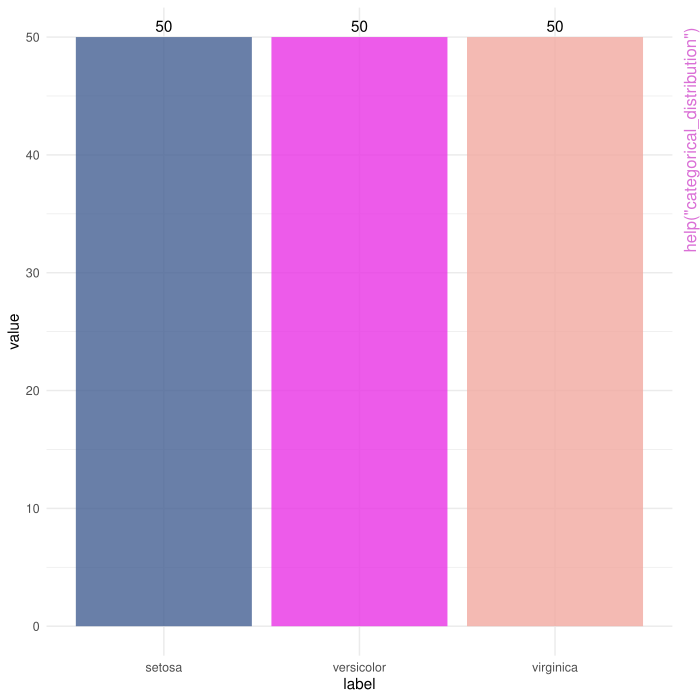

The script that drew this image:
pkgname <- "regressoR"
source(file.path(R.home("share"), "R", "examples-header.R"))
options(warn = 1)
library('regressoR')

base::assign(".oldSearch", base::search(), pos = 'CheckExEnv')
base::assign(".old_wd", base::getwd(), pos = 'CheckExEnv')
cleanEx()
nameEx("as_string_c")
### * as_string_c

flush(stderr()); flush(stdout())

### Name: as_string_c
### Title: as_string_c
### Aliases: as_string_c

### ** Examples

as_string_c(c("A", "B", "C"))
as_string_c(c(5, 6, 7))
as_string_c(c(5, 6, 7), quote = FALSE)
as_string_c(iris$Species)




cleanEx()
nameEx("boosting_importance_plot")
### * boosting_importance_plot

flush(stderr()); flush(stdout())

### Name: boosting_importance_plot
### Title: boosting_importance_plot
### Aliases: boosting_importance_plot

### ** Examples

## Not run: 
##D library(gbm)
##D library(ggplot2)
##D library(forcats)
##D library(dplyr)
##D 
##D x <- boosting_model('iris', 'Petal.Length', "model_boosting")
##D exe(x)
##D 
##D x <- boosting_importance_plot('model_boosting', 'iris')
##D exe(x)
## End(Not run)



cleanEx()
nameEx("boosting_model")
### * boosting_model

flush(stderr()); flush(stdout())

### Name: boosting_model
### Title: boosting_model
### Aliases: boosting_model

### ** Examples

library(gbm)
library(dplyr)

x <- boosting_model('iris', 'Petal.Length')
exe(x)
print(modelo.boosting)




cleanEx()
nameEx("boosting_prediction")
### * boosting_prediction

flush(stderr()); flush(stdout())

### Name: boosting_prediction
### Title: boosting_prediction
### Aliases: boosting_prediction

### ** Examples

library(gbm)
library(dplyr)
x <- boosting_model('iris', 'Petal.Length', "model_boosting")
exe(x)
print(model_boosting)

x <- boosting_prediction('iris', 'Petal.Length', 'model_boosting', 'my_prediction')
exe(x)
print(my_prediction)




cleanEx()
nameEx("calibrate_boosting")
### * calibrate_boosting

flush(stderr()); flush(stdout())

### Name: calibrate_boosting
### Title: calibrate_boosting
### Aliases: calibrate_boosting

### ** Examples

calibrate_boosting(iris)




cleanEx()
nameEx("categorical_distribution")
### * categorical_distribution

flush(stderr()); flush(stdout())

### Name: categorical_distribution
### Title: categorical_distribution
### Aliases: categorical_distribution

### ** Examples

categorical_distribution(iris$Species)




cleanEx()
nameEx("categorical_summary")
### * categorical_summary

flush(stderr()); flush(stdout())

### Name: categorical_summary
### Title: categorical_summary
### Aliases: categorical_summary

### ** Examples

if(interactive()) {
  library(shiny)
  library(DT)
  shinyApp(ui = fluidPage(fluidRow(uiOutput("resumen"))),
           server = function(input, output) {
                         output$resumen = renderUI(categorical_summary(iris, "Species"))
           })
}



cleanEx()
nameEx("clean_report")
### * clean_report

flush(stderr()); flush(stdout())

### Name: clean_report
### Title: clean_report
### Aliases: clean_report

### ** Examples

new_report(iris, 'iris')
get_report()
clean_report()
get_report()




cleanEx()
nameEx("code_NA")
### * code_NA

flush(stderr()); flush(stdout())

### Name: code_NA
### Title: code_NA
### Aliases: code_NA

### ** Examples

iris2 <- iris
x <- code_NA(TRUE, 'iris2')
exe(x)
x <- code_NA(FALSE, 'iris2')
exe(x)




cleanEx()
nameEx("code_deactivate")
### * code_deactivate

flush(stderr()); flush(stdout())

### Name: code_deactivate
### Title: code_deactivate
### Aliases: code_deactivate

### ** Examples

iris2 <- iris
x <- code_deactivate('Species', 'iris2')
exe(x)
head(iris2)




cleanEx()
nameEx("code_load")
### * code_load

flush(stderr()); flush(stdout())

### Name: code_load
### Title: code_load
### Aliases: code_load

### ** Examples

code_load(TRUE, "MY/PATH/FILE.csv")




cleanEx()
nameEx("code_summary")
### * code_summary

flush(stderr()); flush(stdout())

### Name: code_summary
### Title: code_summary
### Aliases: code_summary

### ** Examples

x <- code_summary('iris')
exe(x)




cleanEx()
nameEx("code_transf")
### * code_transf

flush(stderr()); flush(stdout())

### Name: code_transf
### Title: code_transf
### Aliases: code_transf

### ** Examples

iris2 <- iris
x <-code_transf('Species', 'disyuntivo', 'iris', 'iris2')
exe(x)
head(iris2)




cleanEx()
nameEx("coef_lambda")
### * coef_lambda

flush(stderr()); flush(stdout())

### Name: coef_lambda
### Title: coef_lambda
### Aliases: coef_lambda

### ** Examples

library(glmnet)
x <- rlr_model('iris', 'Petal.Length')
exe(x)

x <- coef_lambda('iris','Petal.Length', 'modelo.rlr')
exe(x)




cleanEx()
nameEx("colnames_empty")
### * colnames_empty

flush(stderr()); flush(stdout())

### Name: colnames_empty
### Title: colnames_empty
### Aliases: colnames_empty

### ** Examples

colnames_empty(iris)
colnames_empty(NULL)




cleanEx()
nameEx("combine_names")
### * combine_names

flush(stderr()); flush(stdout())

### Name: combine_names
### Title: combine_names
### Aliases: combine_names

### ** Examples

x = c("A", "B", "C")
y = c("1", "2", "3")
combine_names(x, y)




cleanEx()
nameEx("comparative_table")
### * comparative_table

flush(stderr()); flush(stdout())

### Name: comparative_table
### Title: comparative_table
### Aliases: comparative_table

### ** Examples

models <- list('knnl-mode1' = list(0.11,0.22,0.33,0.44),
               'dtl-mode2'  = list(0.12,0.23,0.34,0.45),
               'rfl-mode1'  = list(0.51,0.42,0.13,0.24))
sel <- c("K Vecinos Más Cercanos-mode1", "Bosques Aleatorios-mode1")
comparative_table(sel, models)




cleanEx()
nameEx("cor_model")
### * cor_model

flush(stderr()); flush(stdout())

### Name: cor_model
### Title: cor_model
### Aliases: cor_model

### ** Examples

x <- cor_model('iris')
exe(x)
correlacion




cleanEx()
nameEx("correlations_plot")
### * correlations_plot

flush(stderr()); flush(stdout())

### Name: correlations_plot
### Title: correlations_plot
### Aliases: correlations_plot

### ** Examples

x <- cor_model('iris')
exe(x)
print(correlacion)

x <- correlations_plot()
exe(x)




cleanEx()
nameEx("def_code_cat")
### * def_code_cat

flush(stderr()); flush(stdout())

### Name: def_code_cat
### Title: def_code_cat
### Aliases: def_code_cat

### ** Examples

x <- def_code_cat('iris', 'Species')
exe(x)




cleanEx()
nameEx("def_code_num")
### * def_code_num

flush(stderr()); flush(stdout())

### Name: def_code_num
### Title: def_code_num
### Aliases: def_code_num

### ** Examples

x <- def_code_num('iris', 'Petal.Length')
exe(x)




cleanEx()
nameEx("default_calc_normal")
### * default_calc_normal

flush(stderr()); flush(stdout())

### Name: default_calc_normal
### Title: default_calc_normal
### Aliases: default_calc_normal

### ** Examples

x <- default_calc_normal('iris')
exe(x)




cleanEx()
nameEx("default_disp")
### * default_disp

flush(stderr()); flush(stdout())

### Name: default_disp
### Title: default_disp
### Aliases: default_disp

### ** Examples

library(scatterplot3d)

x <- default_disp('iris', c('Sepal.Length', 'Sepal.Width'))
exe(x)

x <- default_disp('iris', c('Sepal.Length', 'Sepal.Width', 'Petal.Length'))
exe(x)




cleanEx()
nameEx("disjunctive_data")
### * disjunctive_data

flush(stderr()); flush(stdout())

### Name: disjunctive_data
### Title: disjunctive_data
### Aliases: disjunctive_data

### ** Examples

disjunctive_data(iris, "Species")




cleanEx()
nameEx("disp_models")
### * disp_models

flush(stderr()); flush(stdout())

### Name: disp_models
### Title: disp_models
### Aliases: disp_models

### ** Examples

disp_models("prediction.knn", "KNN", "Species")




cleanEx()
nameEx("dt_model")
### * dt_model

flush(stderr()); flush(stdout())

### Name: dt_model
### Title: dt_model
### Aliases: dt_model

### ** Examples

library(rpart)

x <- dt_model('iris', 'Petal.Length')
exe(x)
print(modelo.dt)




cleanEx()
nameEx("dt_plot")
### * dt_plot

flush(stderr()); flush(stdout())

### Name: dt_plot
### Title: dt_plot
### Aliases: dt_plot

### ** Examples

## Not run: 
##D library(rpart)
##D 
##D x <- dt_model('iris', 'Petal.Length', model.var = 'model_dt')
##D exe(x)
##D print(model_dt)
##D 
##D x <- dt_plot('model_dt')
##D exe(x)
## End(Not run)



cleanEx()
nameEx("dt_prediction")
### * dt_prediction

flush(stderr()); flush(stdout())

### Name: dt_prediction
### Title: dt_prediction
### Aliases: dt_prediction

### ** Examples

library(rpart)

x <- dt_model('iris', 'Petal.Length', model.var = 'model_dt')
exe(x)
print(model_dt)

x <- dt_prediction('iris', 'model_dt', 'my_prediction')
exe(x)
print(my_prediction)




cleanEx()
nameEx("error_plot")
### * error_plot

flush(stderr()); flush(stdout())

### Name: error_plot
### Title: error_plot
### Aliases: error_plot

### ** Examples

error_plot("My Warning")




cleanEx()
nameEx("error_variables")
### * error_variables

flush(stderr()); flush(stdout())

### Name: error_variables
### Title: error_variables
### Aliases: error_variables

### ** Examples

error_variables(TRUE)
error_variables(FALSE)




cleanEx()
nameEx("exe")
### * exe

flush(stderr()); flush(stdout())

### Name: exe
### Title: exe
### Aliases: exe

### ** Examples

exe("5+5")
exe("5","+","5")
exe("plot(iris$Species)")




cleanEx()
nameEx("extract_code")
### * extract_code

flush(stderr()); flush(stdout())

### Name: extract_code
### Title: extract_code
### Aliases: extract_code

### ** Examples

extract_code("cat")
extract_code("plot")

parse(text = extract_code("plot"))




cleanEx()
nameEx("fisher_calc")
### * fisher_calc

flush(stderr()); flush(stdout())

### Name: fisher_calc
### Title: fisher_calc
### Aliases: fisher_calc

### ** Examples

fisher_calc(iris$Petal.Length)




cleanEx()
nameEx("general_indices")
### * general_indices

flush(stderr()); flush(stdout())

### Name: general_indices
### Title: general_indices
### Aliases: general_indices

### ** Examples

real <- rnorm(45)
prediction <- rnorm(45)
model <- "KNN"
general_indices(real, prediction)




cleanEx()
nameEx("get_env_report")
### * get_env_report

flush(stderr()); flush(stdout())

### Name: get_env_report
### Title: get_env_report
### Aliases: get_env_report

### ** Examples

e <- get_env_report()
e$codigo.reporte




cleanEx()
nameEx("get_report")
### * get_report

flush(stderr()); flush(stdout())

### Name: get_report
### Title: get_report
### Aliases: get_report

### ** Examples

get_report()




cleanEx()
nameEx("gg_color_hue")
### * gg_color_hue

flush(stderr()); flush(stdout())

### Name: gg_color_hue
### Title: gg_color_hue
### Aliases: gg_color_hue

### ** Examples

col <- gg_color_hue(3)
plot(iris$Species, col = col)




cleanEx()
nameEx("importance_plot_rf")
### * importance_plot_rf

flush(stderr()); flush(stdout())

### Name: importance_plot_rf
### Title: importance_plot_rf
### Aliases: importance_plot_rf

### ** Examples

library(randomForest)
x <- rf_model('iris', 'Petal.Length')
exe(x)
importance_plot_rf(modelo.rf, translate('impVarA'), translate('impVarRSS'))




cleanEx()
nameEx("init_regressor")
### * init_regressor

flush(stderr()); flush(stdout())

### Name: init_regressor
### Title: This function will start regressoR
### Aliases: init_regressor
### Keywords: regressoR

### ** Examples

 if(interactive()){
   init_regressor()
 }



cleanEx()
nameEx("insert_report")
### * insert_report

flush(stderr()); flush(stdout())

### Name: insert_report
### Title: insert_report
### Aliases: insert_report

### ** Examples

new_report(iris, "iris")
insert_report("1_part", 'Title 1', 'head(iris)\n', 'summary(iris)')
get_report()
clean_report()




cleanEx()
nameEx("kkn_model")
### * kkn_model

flush(stderr()); flush(stdout())

### Name: kkn_model
### Title: kkn_model
### Aliases: kkn_model

### ** Examples

library(kknn)
x <- kkn_model('iris', 'Petal.Length')
exe(x)
print(modelo.knn)




cleanEx()
nameEx("kkn_prediction")
### * kkn_prediction

flush(stderr()); flush(stdout())

### Name: kkn_prediction
### Title: kkn_prediction
### Aliases: kkn_prediction

### ** Examples

library(kknn)
library(dplyr)

x <- kkn_model('iris', 'Petal.Length', model.var = 'model_knn')
exe(x)
print(model_knn)

x <- kkn_prediction('iris', 'Petal.Length', 'model_knn', 'my_prediction')
exe(x)
print(my_prediction)




cleanEx()
nameEx("models_mode")
### * models_mode

flush(stderr()); flush(stdout())

### Name: models_mode
### Title: models_mode
### Aliases: models_mode

### ** Examples

x <- list('knnl-mode1' = 1, 'knnl-mode2' = 2, 'knnl-mode2' = 5)
models_mode(x)




cleanEx()
nameEx("new_col")
### * new_col

flush(stderr()); flush(stdout())

### Name: new_col
### Title: new_col
### Aliases: new_col

### ** Examples

new_col(iris)
new_col(iris, "var1", c(1,2,3))




cleanEx()
nameEx("new_report")
### * new_report

flush(stderr()); flush(stdout())

### Name: new_report
### Title: new_report
### Aliases: new_report

### ** Examples

new_report(iris, "iris")
get_report()
clean_report()




cleanEx()
nameEx("new_section_report")
### * new_section_report

flush(stderr()); flush(stdout())

### Name: new_section_report
### Title: new_section_report
### Aliases: new_section_report

### ** Examples

new_report(iris, 'iris')
insert_report('1_part', 'Title 1', 'head(iris)\n', 'summary(iris)')
get_report()

remove_report_elem('1_part')
get_report()

new_section_report()
insert_report('1_part', 'Title 1', 'head(iris)\n', 'summary(iris)')
get_report()

new_section_report()
insert_report('1_part', 'Title 1', 'head(iris)\n', 'summary(iris)')
get_report()

remove_report_elem('1_part')
get_report()

clean_report()




cleanEx()
nameEx("nn_model")
### * nn_model

flush(stderr()); flush(stdout())

### Name: nn_model
### Title: nn_model
### Aliases: nn_model

### ** Examples

## Not run: 
##D library(neuralnet)
##D library(dummies)
##D 
##D x <- nn_model('iris', 'Petal.Length','modelo.nn', 'mean.nn', 'sd.nn', 0.05, 2000, 3, 30, 50, 80)
##D exe(x)
##D 
##D print(modelo.nn)
##D print(mean.nn)
##D print(sd.nn)
## End(Not run)



cleanEx()
nameEx("nn_plot")
### * nn_plot

flush(stderr()); flush(stdout())

### Name: nn_plot
### Title: nn_plot
### Aliases: nn_plot

### ** Examples

## Not run: 
##D library(neuralnet)
##D library(dummies)
##D library(dplyr)
##D 
##D x <- nn_model('iris', 'Petal.Length','modelo.nn', 'mean.nn', 'sd.nn', 0.05, 2000, 3, 10, 10, 10)
##D exe(x)
##D 
##D x <- nn_plot('modelo.nn')
##D exe(x)
## End(Not run)



cleanEx()
nameEx("nn_prediction")
### * nn_prediction

flush(stderr()); flush(stdout())

### Name: nn_prediction
### Title: nn_prediction
### Aliases: nn_prediction

### ** Examples

## Not run: 
##D library(neuralnet)
##D library(dummies)
##D library(dplyr)
##D 
##D x <- nn_model('iris', 'Petal.Length','modelo.nn', 'mean.nn', 'sd.nn', 0.05, 2000, 3, 30, 50, 30)
##D exe(x)
##D 
##D x <- nn_prediction('iris', 'Petal.Length')
##D exe(x)
##D print(prediccion.nn)
## End(Not run)



cleanEx()
nameEx("normal_default")
### * normal_default

flush(stderr()); flush(stdout())

### Name: normal_default
### Title: normal_default
### Aliases: normal_default

### ** Examples

x <- normal_default('iris', 'Sepal.Length')
exe(x)




cleanEx()
nameEx("numerical_distribution")
### * numerical_distribution

flush(stderr()); flush(stdout())

### Name: numerical_distribution
### Title: numerical_distribution
### Aliases: numerical_distribution

### ** Examples

numerical_distribution(iris[,'Sepal.Length'], 'Sepal.Length', 'red')




cleanEx()
nameEx("numerical_summary")
### * numerical_summary

flush(stderr()); flush(stdout())

### Name: numerical_summary
### Title: numerical_summary
### Aliases: numerical_summary

### ** Examples

if(interactive()) {
  library(shiny)
  library(DT)
  shinyApp(ui = fluidPage(fluidRow(uiOutput("resumen"))),
           server = function(input, output) {
                         output$resumen = renderUI(numerical_summary(iris, "Sepal.Width"))
           })
}



cleanEx()
nameEx("options_regressor")
### * options_regressor

flush(stderr()); flush(stdout())

### Name: options_regressor
### Title: options_regressor
### Aliases: options_regressor

### ** Examples

options_regressor("language")
options_regressor(language = "en")
options_regressor("language")




cleanEx()
nameEx("pairs_power")
### * pairs_power

flush(stderr()); flush(stdout())

### Name: pairs_power
### Title: pairs_power
### Aliases: pairs_power

### ** Examples

## Not run: 
##D library(psych)
##D x <- pairs_power('iris')
##D exe(x)
## End(Not run)




cleanEx()
nameEx("partition_code")
### * partition_code

flush(stderr()); flush(stdout())

### Name: partition_code
### Title: partition_code
### Aliases: partition_code

### ** Examples

x <- partition_code('iris', 75, 'Species', 555, TRUE)
exe(x)
head(datos.aprendizaje)
head(datos.prueba)




cleanEx()
nameEx("plot_RMSE")
### * plot_RMSE

flush(stderr()); flush(stdout())

### Name: plot_RMSE
### Title: plot_RMSE
### Aliases: plot_RMSE

### ** Examples

library(pls)

x <- rd_model('iris', 'Petal.Length')
exe(x)

plot_RMSE(modelo.rd)




cleanEx()
nameEx("plot_coef_lambda")
### * plot_coef_lambda

flush(stderr()); flush(stdout())

### Name: plot_coef_lambda
### Title: plot_coef_lambda
### Aliases: plot_coef_lambda

### ** Examples

library(glmnet)
x <- rlr_model('iris', 'Petal.Length')
exe(x)

x <- plot_coef_lambda('modelo.rlr')
exe(x)




cleanEx()
nameEx("plot_pred_rd")
### * plot_pred_rd

flush(stderr()); flush(stdout())

### Name: plot_pred_rd
### Title: plot_pred_rd
### Aliases: plot_pred_rd

### ** Examples

library(pls)

x <- rd_model('iris', 'Petal.Length')
exe(x)

plot_pred_rd(modelo.rd)




cleanEx()
nameEx("plot_real_prediction")
### * plot_real_prediction

flush(stderr()); flush(stdout())

### Name: plot_real_prediction
### Title: plot_real_prediction
### Aliases: plot_real_prediction

### ** Examples

real <- rnorm(45)
prediction <- rnorm(45)
model <- "KNN"
plot_real_prediction(real, prediction, model)




cleanEx()
nameEx("plot_var_pred_rd")
### * plot_var_pred_rd

flush(stderr()); flush(stdout())

### Name: plot_var_pred_rd
### Title: plot_var_pred_rd
### Aliases: plot_var_pred_rd

### ** Examples

library(pls)

x <- rd_model('iris', 'Petal.Length')
exe(x)

plot_var_pred_rd(modelo.rd)




cleanEx()
nameEx("rd_model")
### * rd_model

flush(stderr()); flush(stdout())

### Name: rd_model
### Title: rd_model
### Aliases: rd_model

### ** Examples

library(pls)

x <- rd_model('iris', 'Petal.Length')
exe(x)
print(modelo.rd)




cleanEx()
nameEx("rd_prediction")
### * rd_prediction

flush(stderr()); flush(stdout())

### Name: rd_prediction
### Title: rd_prediction
### Aliases: rd_prediction

### ** Examples

library(pls)

x <- rd_model('iris', 'Petal.Length')
exe(x)
print(modelo.rd)

x <- rd_prediction('iris', 'modelo.rd', 'my_prediction')
exe(x)
print(my_prediction)




cleanEx()
nameEx("rd_type")
### * rd_type

flush(stderr()); flush(stdout())

### Name: rd_type
### Title: rd_type
### Aliases: rd_type

### ** Examples

rd_type(1)
rd_type(0)




cleanEx()
nameEx("remove_report_elem")
### * remove_report_elem

flush(stderr()); flush(stdout())

### Name: remove_report_elem
### Title: remove_report_elem
### Aliases: remove_report_elem

### ** Examples

new_report(iris, 'iris')
insert_report('1_part', 'Title 1', 'head(iris)\n', 'summary(iris)')
get_report()
remove_report_elem('1_part')
get_report()
clean_report()




cleanEx()
nameEx("render_index_table")
### * render_index_table

flush(stderr()); flush(stdout())

### Name: render_index_table
### Title: render_index_table
### Aliases: render_index_table

### ** Examples

if(interactive()) {
   library(shiny)
   shinyApp(
      ui = fluidPage(fluidRow(column(12, tableOutput('tbl')))),
      server = function(input, output) {
         output$tbl = render_index_table(iris)
      }
   )
}




cleanEx()
nameEx("render_table_data")
### * render_table_data

flush(stderr()); flush(stdout())

### Name: render_table_data
### Title: render_table_data
### Aliases: render_table_data

### ** Examples

if(interactive()) {
   library(shiny)
   library(DT)
   shinyApp(
      ui = fluidPage(fluidRow(column(12, DTOutput('tbl')))),
      server = function(input, output) {
         output$tbl = render_table_data(iris)
      }
   )
}




cleanEx()
nameEx("rf_model")
### * rf_model

flush(stderr()); flush(stdout())

### Name: rf_model
### Title: rf_model
### Aliases: rf_model

### ** Examples

library(randomForest)
x <- rf_model('iris', 'Petal.Length')
exe(x)
print(modelo.rf)




cleanEx()
nameEx("rf_prediction")
### * rf_prediction

flush(stderr()); flush(stdout())

### Name: rf_prediction
### Title: rf_prediction
### Aliases: rf_prediction

### ** Examples

library(randomForest)
library(dplyr)

x <- rf_model('iris', 'Petal.Length', model.var = 'model_rf')
exe(x)
print(model_rf)

x <- rf_prediction('iris', 'Petal.Length', 'model_rf', 'my_prediction')
exe(x)
print(my_prediction)




cleanEx()
nameEx("rl_coeff")
### * rl_coeff

flush(stderr()); flush(stdout())

### Name: rl_coeff
### Title: rl_coeff
### Aliases: rl_coeff

### ** Examples

x <- rl_model('iris', 'Petal.Length', 'model_rl')
exe(x)
print(model_rl)

x <- rl_coeff('model_rl')
exe(x)

print(df.rl)
print(r2)




cleanEx()
nameEx("rl_model")
### * rl_model

flush(stderr()); flush(stdout())

### Name: rl_model
### Title: rl_model
### Aliases: rl_model

### ** Examples

x <- rl_model('iris', 'Petal.Length')
exe(x)
print(modelo.rl)




cleanEx()
nameEx("rl_prediction")
### * rl_prediction

flush(stderr()); flush(stdout())

### Name: rl_prediction
### Title: rl_prediction
### Aliases: rl_prediction

### ** Examples

x <- rl_model('iris', 'Petal.Length', 'model_rl')
exe(x)
print(model_rl)

x <- rl_prediction('iris', 'model_rl', 'my_prediction')
exe(x)
print(my_prediction)




cleanEx()
nameEx("rlr_model")
### * rlr_model

flush(stderr()); flush(stdout())

### Name: rlr_model
### Title: rlr_model
### Aliases: rlr_model

### ** Examples

library(glmnet)
x <- rlr_model('iris', 'Petal.Length')
exe(x)
print(modelo.rlr)




cleanEx()
nameEx("rlr_prediction")
### * rlr_prediction

flush(stderr()); flush(stdout())

### Name: rlr_prediction
### Title: rlr_prediction
### Aliases: rlr_prediction

### ** Examples

library(glmnet)
x <- rlr_model('iris', 'Petal.Length')
exe(x)
print(modelo.rlr)

x <- rlr_prediction('iris', 'iris', 'Petal.Length', pred.var = 'my_prediction')
exe(x)
print(my_prediction)




cleanEx()
nameEx("rlr_type")
### * rlr_type

flush(stderr()); flush(stdout())

### Name: rlr_type
### Title: rlr_type
### Aliases: rlr_type

### ** Examples

rlr_type(1)
rlr_type(0)




cleanEx()
nameEx("summary_indices")
### * summary_indices

flush(stderr()); flush(stdout())

### Name: summary_indices
### Title: summary_indices
### Aliases: summary_indices

### ** Examples

summary_indices(iris$Sepal.Length)




cleanEx()
nameEx("svm_model")
### * svm_model

flush(stderr()); flush(stdout())

### Name: svm_model
### Title: svm_model
### Aliases: svm_model

### ** Examples

library(e1071)
x <- svm_model('iris', 'Petal.Length')
exe(x)
print(modelo.svm)




cleanEx()
nameEx("svm_prediction")
### * svm_prediction

flush(stderr()); flush(stdout())

### Name: svm_prediction
### Title: svm_prediction
### Aliases: svm_prediction

### ** Examples

library(e1071)
library(dplyr)

x <- svm_model('iris', 'Petal.Length', model.var = 'model_svm')
exe(x)
print(model_svm)

x <- svm_prediction('iris', 'Petal.Length', 'model_svm', 'my_prediction')
exe(x)
print(my_prediction)




cleanEx()
nameEx("tb_predic")
### * tb_predic

flush(stderr()); flush(stdout())

### Name: tb_predic
### Title: tb_predic
### Aliases: tb_predic

### ** Examples

if(interactive()) {
  library(shiny)
  library(DT)
  shinyApp( 
    ui = fluidPage(fluidRow(column(12, DTOutput('tbl')))),
   server = function(input, output) {
     real <- iris[,'Petal.Width',drop = F]
     pred <- sample(iris$Petal.Width, nrow(iris), replace =  T)
     output$tbl = DT::renderDT(tb_predic(real, pred))
   })
}




cleanEx()
nameEx("translate")
### * translate

flush(stderr()); flush(stdout())

### Name: translate
### Title: translate
### Aliases: translate

### ** Examples

translate("knnl")
translate("knnl", "en")




cleanEx()
nameEx("validate_pn_data")
### * validate_pn_data

flush(stderr()); flush(stdout())

### Name: validate_pn_data
### Title: validate_pn_data
### Aliases: validate_pn_data

### ** Examples

## Not run: 
##D validate_pn_data(iris, cars)
##D validate_pn_data(iris, iris)
##D x <- iris
##D x$Species <- as.numeric(x$Species)
##D validate_pn_data(iris, x)
## End(Not run)



cleanEx()
nameEx("var_categorical")
### * var_categorical

flush(stderr()); flush(stdout())

### Name: var_categorical
### Title: var_categorical
### Aliases: var_categorical

### ** Examples

var_categorical(iris)




cleanEx()
nameEx("var_numerical")
### * var_numerical

flush(stderr()); flush(stdout())

### Name: var_numerical
### Title: var_numerical
### Aliases: var_numerical

### ** Examples

var_numerical(iris)




cleanEx()
nameEx("word_report")
### * word_report

flush(stderr()); flush(stdout())

### Name: word_report
### Title: word_report
### Aliases: word_report

### ** Examples

new_report(iris, 'iris')

new_section_report()
insert_report('1_part', 'Title 1', 'head(iris)\n', 'summary(iris)')

new_section_report()
insert_report('1_part', 'Title 1', 'head(iris)\n', 'summary(iris)')

word_report(order_by_regressor = FALSE)




### * <FOOTER>
###
cleanEx()
options(digits = 7L)
base::cat("Time elapsed: ", proc.time() - base::get("ptime", pos = 'CheckExEnv'),"\n")
grDevices::dev.off()
###
### Local variables: ***
### mode: outline-minor ***
### outline-regexp: "\\(> \\)?### [*]+" ***
### End: ***
quit('no')
